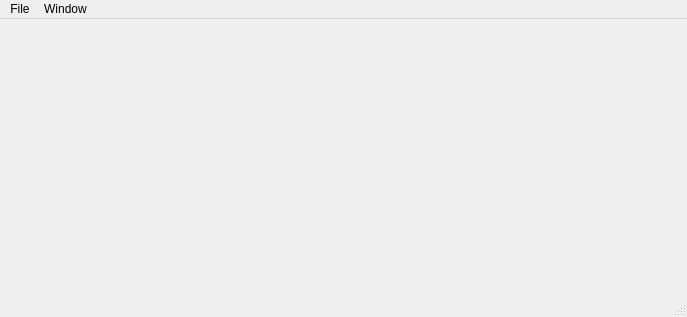
<?xml version="1.0" encoding="UTF-8"?>
<ui version="4.0">
 <class>MainWindow</class>
 <widget class="QMainWindow" name="MainWindow">
  <property name="geometry">
   <rect>
    <x>0</x>
    <y>0</y>
    <width>687</width>
    <height>317</height>
   </rect>
  </property>
  <property name="windowTitle">
   <string>MainWindow</string>
  </property>
  <widget class="QWidget" name="wContent">
   <layout class="QVBoxLayout" name="lLayout">
    <property name="spacing">
     <number>0</number>
    </property>
    <property name="margin">
     <number>0</number>
    </property>
   </layout>
  </widget>
  <widget class="QMenuBar" name="mbMenuBar">
   <property name="geometry">
    <rect>
     <x>0</x>
     <y>0</y>
     <width>687</width>
     <height>25</height>
    </rect>
   </property>
   <widget class="QMenu" name="mFile">
    <property name="title">
     <string>File</string>
    </property>
    <addaction name="aWorkspace"/>
    <addaction name="aExit"/>
    <addaction name="aLoadModel"/>
   </widget>
   <widget class="QMenu" name="mWindow">
    <property name="title">
     <string>Window</string>
    </property>
    <widget class="QMenu" name="mViews">
     <property name="title">
      <string>Views</string>
     </property>
    </widget>
    <addaction name="mViews"/>
   </widget>
   <addaction name="mFile"/>
   <addaction name="mWindow"/>
  </widget>
  <widget class="QStatusBar" name="sbStatusBar"/>
  <action name="aExit">
   <property name="text">
    <string>Exit</string>
   </property>
  </action>
  <action name="aWorkspace">
   <property name="text">
    <string>Edit Workspace</string>
   </property>
  </action>
  <action name="aLoadModel">
   <property name="text">
    <string>Load Model</string>
   </property>
  </action>
 </widget>
 <layoutdefault spacing="6" margin="11"/>
 <resources/>
 <connections/>
</ui>
